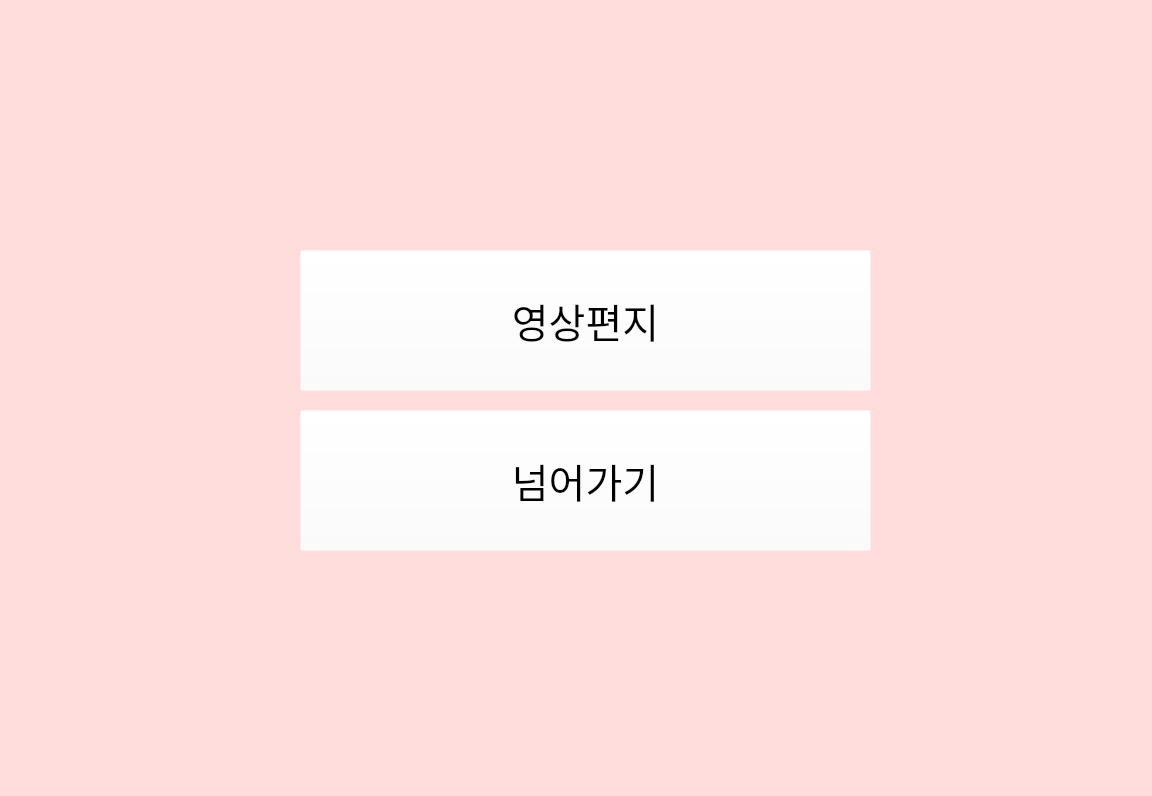
<?xml version="1.0" encoding="UTF-8"?>
<ui version="4.0">
 <class>Form</class>
 <widget class="QWidget" name="Form">
  <property name="geometry">
   <rect>
    <x>0</x>
    <y>0</y>
    <width>1152</width>
    <height>796</height>
   </rect>
  </property>
  <property name="font">
   <font>
    <weight>75</weight>
    <bold>true</bold>
   </font>
  </property>
  <property name="windowTitle">
   <string>Form</string>
  </property>
  <property name="styleSheet">
   <string notr="true">background-color: rgb(255, 221, 221);</string>
  </property>
  <widget class="QPushButton" name="videoBtn">
   <property name="geometry">
    <rect>
     <x>300</x>
     <y>250</y>
     <width>571</width>
     <height>141</height>
    </rect>
   </property>
   <property name="font">
    <font>
     <family>강원교육모두 Bold</family>
     <pointsize>30</pointsize>
    </font>
   </property>
   <property name="styleSheet">
    <string notr="true">border-image: url(:/images/btn.png);
background-color: rgba(255, 255, 255, 0);</string>
   </property>
   <property name="text">
    <string>영상편지</string>
   </property>
  </widget>
  <widget class="QPushButton" name="skipBtn">
   <property name="geometry">
    <rect>
     <x>300</x>
     <y>410</y>
     <width>571</width>
     <height>141</height>
    </rect>
   </property>
   <property name="font">
    <font>
     <family>강원교육모두 Bold</family>
     <pointsize>30</pointsize>
    </font>
   </property>
   <property name="styleSheet">
    <string notr="true">border-image: url(:/images/btn.png);
background-color: rgba(255, 255, 255, 0);</string>
   </property>
   <property name="text">
    <string>넘어가기</string>
   </property>
  </widget>
 </widget>
 <resources>
  <include location="image.qrc"/>
 </resources>
 <connections>
  <connection>
   <sender>videoBtn</sender>
   <signal>clicked()</signal>
   <receiver>Form</receiver>
   <slot>changePage()</slot>
   <hints>
    <hint type="sourcelabel">
     <x>704</x>
     <y>304</y>
    </hint>
    <hint type="destinationlabel">
     <x>905</x>
     <y>182</y>
    </hint>
   </hints>
  </connection>
  <connection>
   <sender>skipBtn</sender>
   <signal>clicked()</signal>
   <receiver>Form</receiver>
   <slot>changePage2()</slot>
   <hints>
    <hint type="sourcelabel">
     <x>665</x>
     <y>477</y>
    </hint>
    <hint type="destinationlabel">
     <x>1078</x>
     <y>681</y>
    </hint>
   </hints>
  </connection>
 </connections>
 <slots>
  <slot>changePage()</slot>
  <slot>changePage2()</slot>
 </slots>
</ui>
